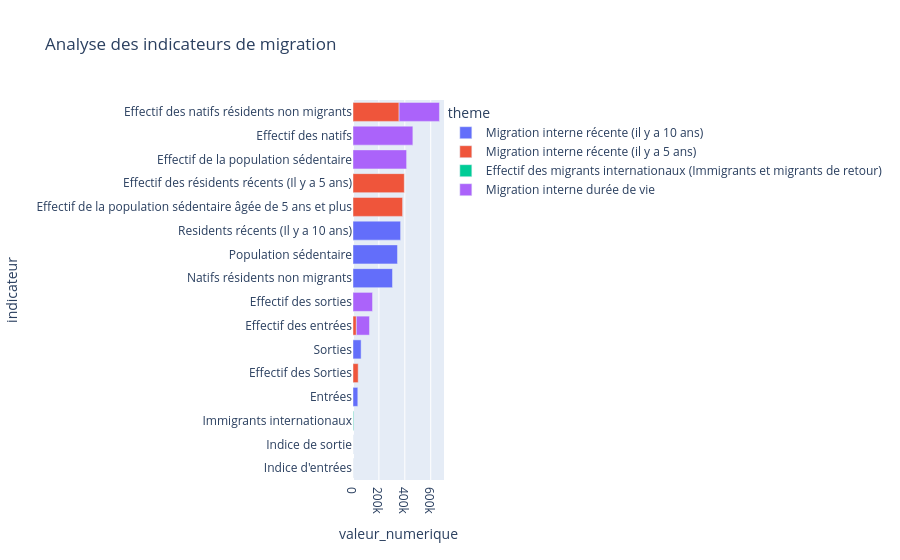
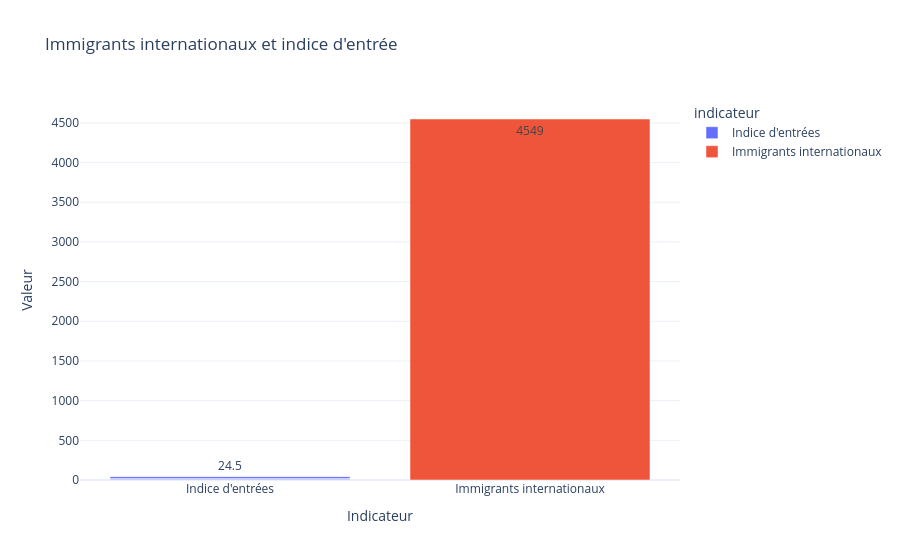
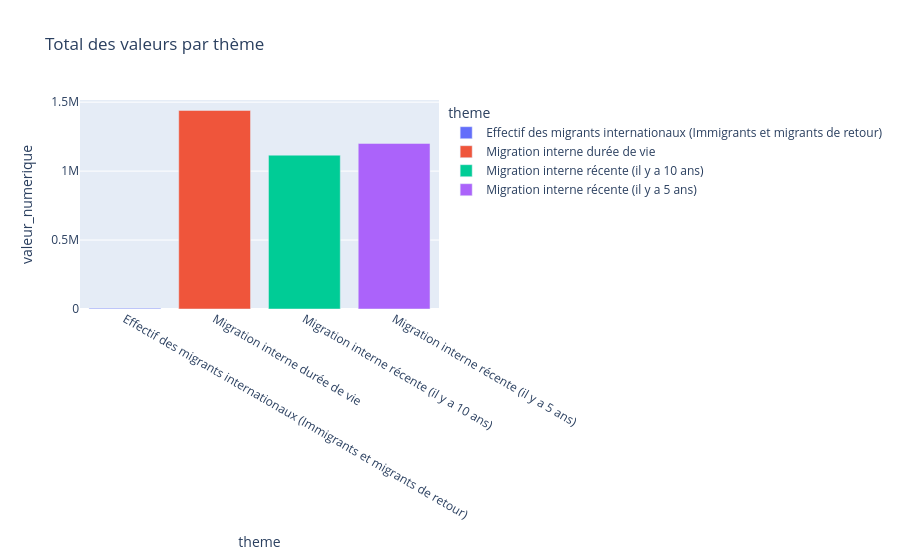

Source (notebook cell) for these figures, in order:
### Code cell
import pandas as pd
import plotly.express as px

# 1. Charger le fichier
#df["indicateur"] = df["indicateur"].fillna("Non précisé")
df = pd.read_csv(r"../data/fusion_migrations_long.csv")
df["indicateur"] = df["indicateur"].fillna("Immigrants internationaux")

# 2. Aperçu rapide
print(df.head())

# 3. Graphique des indicateurs (barres horizontales)
fig1 = px.bar(
    df,
    x="valeur_numerique",
    y="indicateur",
    color="theme",
    orientation="h",
    title="Analyse des indicateurs de migration"
)

fig1.update_layout(yaxis={'categoryorder':'total ascending'})
fig1.show()


# =====================================================
# Immigrants internationaux et indice d'entrée
# =====================================================

indicateurs_selectionnes = [
    "Immigrants internationaux",
    "Indice d'entrées"
]

df_selection = df[df["indicateur"].isin(indicateurs_selectionnes)].round(2)

fig = px.bar(
    df_selection,
    x="indicateur",
    y="valeur_numerique",
    color="indicateur",
    text="valeur_numerique",
    title="Immigrants internationaux et indice d'entrée"
)

fig.update_layout(
    template="plotly_white",
    xaxis_title="Indicateur",
    yaxis_title="Valeur"
)

fig.show()


# 4. Somme des valeurs par thème
df_theme = df.groupby("theme")["valeur_numerique"].sum().reset_index().round(2)

fig2 = px.bar(
    df_theme,
    x="theme",
    y="valeur_numerique",
    color="theme",
    title="Total des valeurs par thème"
)

fig2.show()

df.to_csv(r"../data/outputs/analyse_immigrations.csv", index=False)

### Figure 1 — Plotly figure (JSON) as saved in the notebook; plotly's stock layout.template omitted (floating-point values rounded to 4 significant figures)
{"data": [{"hovertemplate": "theme=Migration interne récente (il y a 10 ans)<br>valeur_numerique=%{x}<br>indicateur=%{y}<extra></extra>", "legendgroup": "Migration interne récente (il y a 10 ans)", "marker": {"color": "#636efa", "pattern": {"shape": ""}}, "name": "Migration interne récente (il y a 10 ans)", "orientation": "h", "showlegend": true, "textposition": "auto", "type": "bar", "x": [343400.0, 304900.0, 367500.0, 37150.0, 10.82, 62610.0, 17.04], "xaxis": "x", "y": ["Population sédentaire", "Natifs résidents non migrants", "Residents récents (Il y a 10 ans)", "Entrées", "Indice d'entrées", "Sorties", "Indice de sortie"], "yaxis": "y"}, {"hovertemplate": "theme=Migration interne récente (il y a 5 ans)<br>valeur_numerique=%{x}<br>indicateur=%{y}<extra></extra>", "legendgroup": "Migration interne récente (il y a 5 ans)", "marker": {"color": "#EF553B", "pattern": {"shape": ""}}, "name": "Migration interne récente (il y a 5 ans)", "orientation": "h", "showlegend": true, "textposition": "auto", "type": "bar", "x": [382800.0, 356000.0, 396000.0, 25840.0, 6.749, 40040.0, 10.11], "xaxis": "x", "y": ["Effectif de la population sédentaire âgée de 5 ans et plus", "Effectif des natifs résidents non migrants", "Effectif des résidents récents (Il y a 5 ans)", "Effectif des entrées", "Indice d'entrées", "Effectif des Sorties", "Indice de sortie"], "yaxis": "y"}, {"hovertemplate": "theme=Effectif des migrants internationaux (Immigrants et migrants de retour)<br>valeur_numerique=%{x}<br>indicateur=%{y}<extra></extra>", "legendgroup": "Effectif des migrants internationaux (Immigrants et migrants de retour)", "marker": {"color": "#00cc96", "pattern": {"shape": ""}}, "name": "Effectif des migrants internationaux (Immigrants et migrants de retour)", "orientation": "h", "showlegend": true, "textposition": "auto", "type": "bar", "x": [4549.0], "xaxis": "x", "y": ["Immigrants internationaux"], "yaxis": "y"}, {"hovertemplate": "theme=Migration interne durée de vie<br>valeur_numerique=%{x}<br>indicateur=%{y}<extra></extra>", "legendgroup": "Migration interne durée de vie", "marker": {"color": "#ab63fa", "pattern": {"shape": ""}}, "name": "Migration interne durée de vie", "orientation": "h", "showlegend": true, "textposition": "auto", "type": "bar", "x": [413900.0, 462300.0, 311500.0, 101400.0, 24.5, 150800.0, 32.62], "xaxis": "x", "y": ["Effectif de la population sédentaire", "Effectif des natifs", "Effectif des natifs résidents non migrants", "Effectif des entrées", "Indice d'entrées", "Effectif des sorties", "Indice de sortie"], "yaxis": "y"}], "layout": {"barmode": "relative", "legend": {"title": {"text": "theme"}, "tracegroupgap": 0}, "title": {"text": "Analyse des indicateurs de migration"}, "xaxis": {"anchor": "y", "domain": [0.0, 1.0], "title": {"text": "valeur_numerique"}}, "yaxis": {"anchor": "x", "categoryorder": "total ascending", "domain": [0.0, 1.0], "title": {"text": "indicateur"}}}}

### Figure 2 — Plotly figure (JSON) as saved in the notebook; plotly's stock layout.template omitted (floating-point values rounded to 4 significant figures)
{"data": [{"hovertemplate": "indicateur=%{x}<br>valeur_numerique=%{text}<extra></extra>", "legendgroup": "Indice d'entrées", "marker": {"color": "#636efa", "pattern": {"shape": ""}}, "name": "Indice d'entrées", "orientation": "v", "showlegend": true, "text": [10.82, 6.75, 24.5], "textposition": "auto", "type": "bar", "x": ["Indice d'entrées", "Indice d'entrées", "Indice d'entrées"], "xaxis": "x", "y": [10.82, 6.75, 24.5], "yaxis": "y"}, {"hovertemplate": "indicateur=%{x}<br>valeur_numerique=%{text}<extra></extra>", "legendgroup": "Immigrants internationaux", "marker": {"color": "#EF553B", "pattern": {"shape": ""}}, "name": "Immigrants internationaux", "orientation": "v", "showlegend": true, "text": [4549.0], "textposition": "auto", "type": "bar", "x": ["Immigrants internationaux"], "xaxis": "x", "y": [4549.0], "yaxis": "y"}], "layout": {"barmode": "relative", "legend": {"title": {"text": "indicateur"}, "tracegroupgap": 0}, "title": {"text": "Immigrants internationaux et indice d'entrée"}, "xaxis": {"anchor": "y", "categoryarray": ["Indice d'entrées", "Immigrants internationaux"], "categoryorder": "array", "domain": [0.0, 1.0], "title": {"text": "Indicateur"}}, "yaxis": {"anchor": "x", "domain": [0.0, 1.0], "title": {"text": "Valeur"}}}}

### Figure 3 — Plotly figure (JSON) as saved in the notebook; plotly's stock layout.template omitted (floating-point values rounded to 4 significant figures)
{"data": [{"hovertemplate": "theme=%{x}<br>valeur_numerique=%{y}<extra></extra>", "legendgroup": "Effectif des migrants internationaux (Immigrants et migrants de retour)", "marker": {"color": "#636efa", "pattern": {"shape": ""}}, "name": "Effectif des migrants internationaux (Immigrants et migrants de retour)", "orientation": "v", "showlegend": true, "textposition": "auto", "type": "bar", "x": ["Effectif des migrants internationaux (Immigrants et migrants de retour)"], "xaxis": "x", "y": [4549.0], "yaxis": "y"}, {"hovertemplate": "theme=%{x}<br>valeur_numerique=%{y}<extra></extra>", "legendgroup": "Migration interne durée de vie", "marker": {"color": "#EF553B", "pattern": {"shape": ""}}, "name": "Migration interne durée de vie", "orientation": "v", "showlegend": true, "textposition": "auto", "type": "bar", "x": ["Migration interne durée de vie"], "xaxis": "x", "y": [1440000.0], "yaxis": "y"}, {"hovertemplate": "theme=%{x}<br>valeur_numerique=%{y}<extra></extra>", "legendgroup": "Migration interne récente (il y a 10 ans)", "marker": {"color": "#00cc96", "pattern": {"shape": ""}}, "name": "Migration interne récente (il y a 10 ans)", "orientation": "v", "showlegend": true, "textposition": "auto", "type": "bar", "x": ["Migration interne récente (il y a 10 ans)"], "xaxis": "x", "y": [1116000.0], "yaxis": "y"}, {"hovertemplate": "theme=%{x}<br>valeur_numerique=%{y}<extra></extra>", "legendgroup": "Migration interne récente (il y a 5 ans)", "marker": {"color": "#ab63fa", "pattern": {"shape": ""}}, "name": "Migration interne récente (il y a 5 ans)", "orientation": "v", "showlegend": true, "textposition": "auto", "type": "bar", "x": ["Migration interne récente (il y a 5 ans)"], "xaxis": "x", "y": [1201000.0], "yaxis": "y"}], "layout": {"barmode": "relative", "legend": {"title": {"text": "theme"}, "tracegroupgap": 0}, "title": {"text": "Total des valeurs par thème"}, "xaxis": {"anchor": "y", "categoryarray": ["Effectif des migrants internationaux (Immigrants et migrants de retour)", "Migration interne durée de vie", "Migration interne récente (il y a 10 ans)", "Migration interne récente (il y a 5 ans)"], "categoryorder": "array", "domain": [0.0, 1.0], "title": {"text": "theme"}}, "yaxis": {"anchor": "x", "domain": [0.0, 1.0], "title": {"text": "valeur_numerique"}}}}
